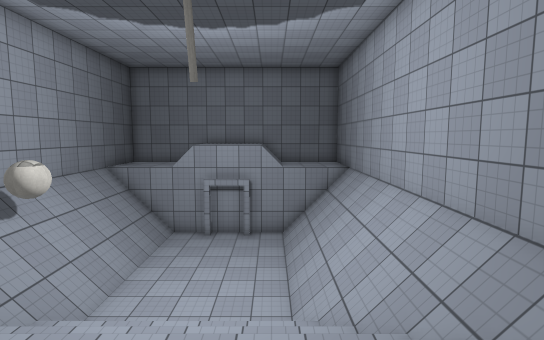
view 1 (above)

13 first-person views from a walk through a 3-D level made in the Unity game engine. The camera is 1.4 m above the floor, tilts 6° down and sees 80° across. The floor is counted in squares, 1 m on a side. Each view is taken from the middle of a square. On the plan, view 1 faces up. The plan holds only what a view shows up to about 15 squares ahead; the rest is blank. The place goes on beyond the plan. The player character is not drawn. Surface patterns are stand-ins for the level's own textures.

view 2
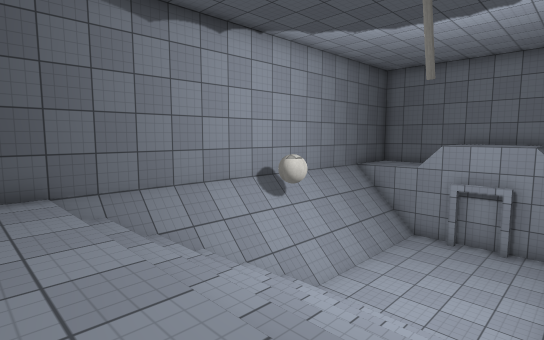

view 3
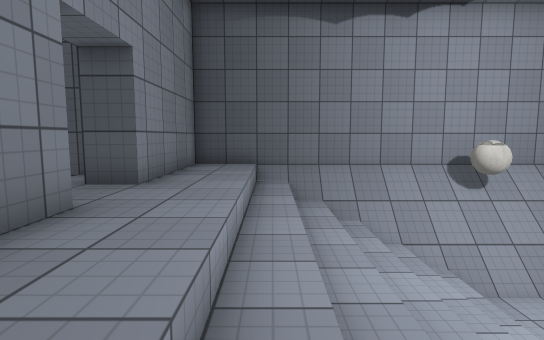

view 4
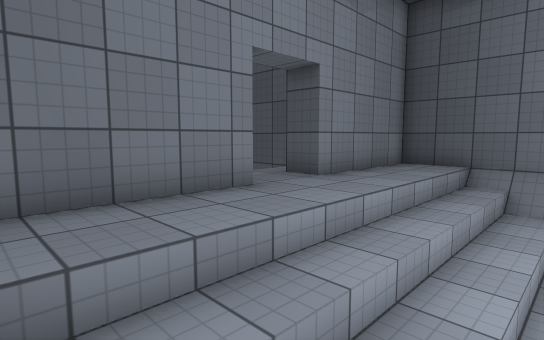

view 5
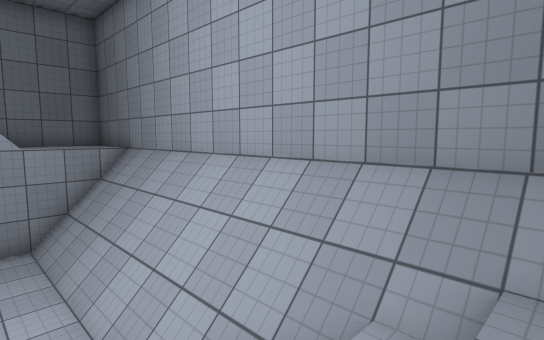

view 6
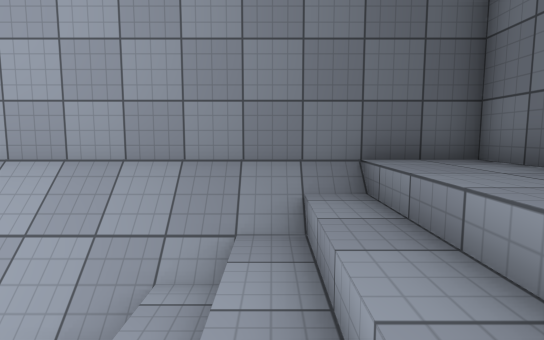

view 7
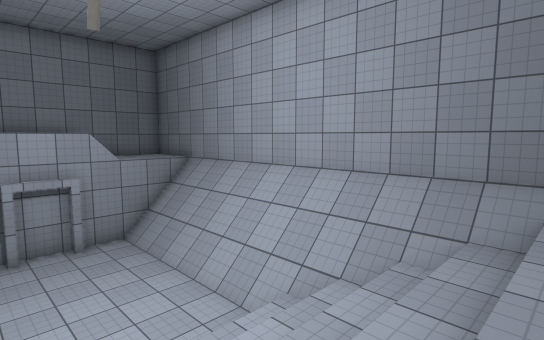

view 8
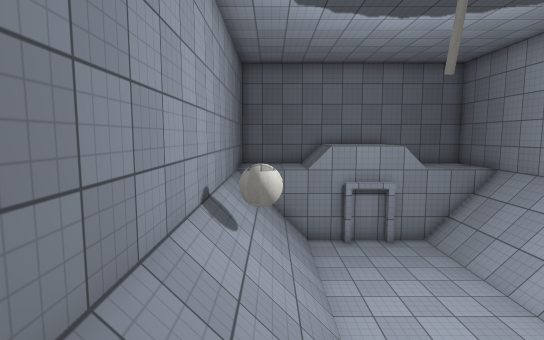

view 9
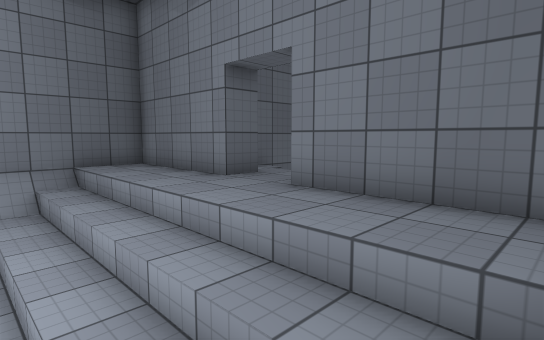

view 10
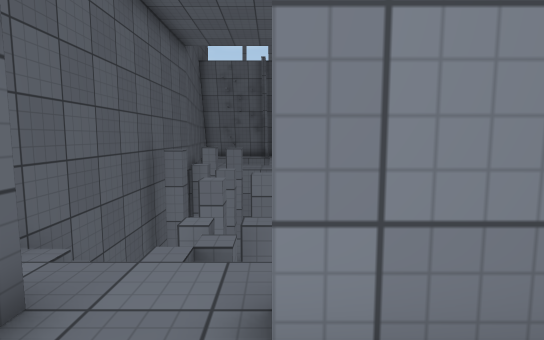

view 11
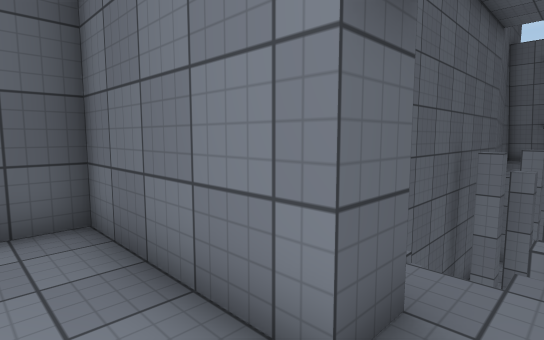

view 12
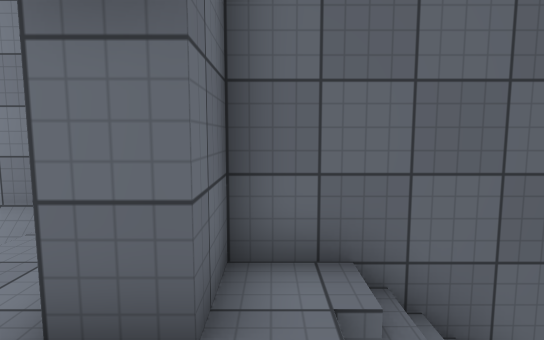

view 13
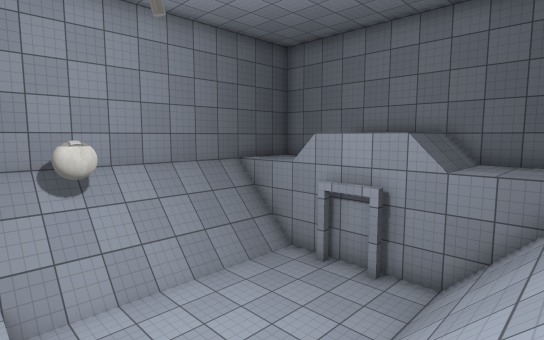

### Floor plan
Key: @ floor where view 1 was taken; # wall or solid block; . main floor; : floor 0.5 m higher than the main floor; + floor 1 m higher than the main floor; * floor 1.5 m higher than the main floor; % floor 2 m higher than the main floor; & floor 2.5 m higher than the main floor; $ floor 3 m higher than the main floor; / step, stairs or slope; B ball.
Columns run from 8 left of view 1 to 4 right of it. Each row starts with its distance up from view 1.
 17           ###
 16           $$#
 15 ###########/#
 14 #///.....///#
 13 #///.....///#
 12 #///.....///#
 11 #///.....///#
 10 #///.....///#
  9 #/B/.....///#
  8 #BB/.....///#
  7 #///.....///#
  6 #///:::::///#
  5 #//+++++++//#
  4 #//*******//#
  3 #/%%%%%%%%%/#
  2 #/&&&&&&&&&/#
  1 #$$$$$$$$$$$#
  0 #$$$$$$$@$$$#
 -1 ######$$#####
 -2    #$$$$$#
 -3    #    /#
 -4         /#
 -5          #
 -6          #
 -7          #
 -8         ##
 -9       ####

Where each view was taken, in squares from view 1:
view 1: 0 up, 0 right, facing up
view 2: 0 up, 1 right, facing up-left
view 3: 2 up, 3 right, facing left
view 4: 4 up, 3 right, facing down-left
view 5: 3 up, 1 left, facing up-right
view 6: 3 up, 2 left, facing right
view 7: 2 up, 4 left, facing up-right
view 8: 1 up, 6 left, facing up
view 9: 4 up, 7 left, facing down-right
view 10: 1 up, 3 left, facing down
view 11: 1 up, 2 left, facing down-right
view 12: 2 down, 3 left, facing right
view 13: 6 up, 3 right, facing up-left
